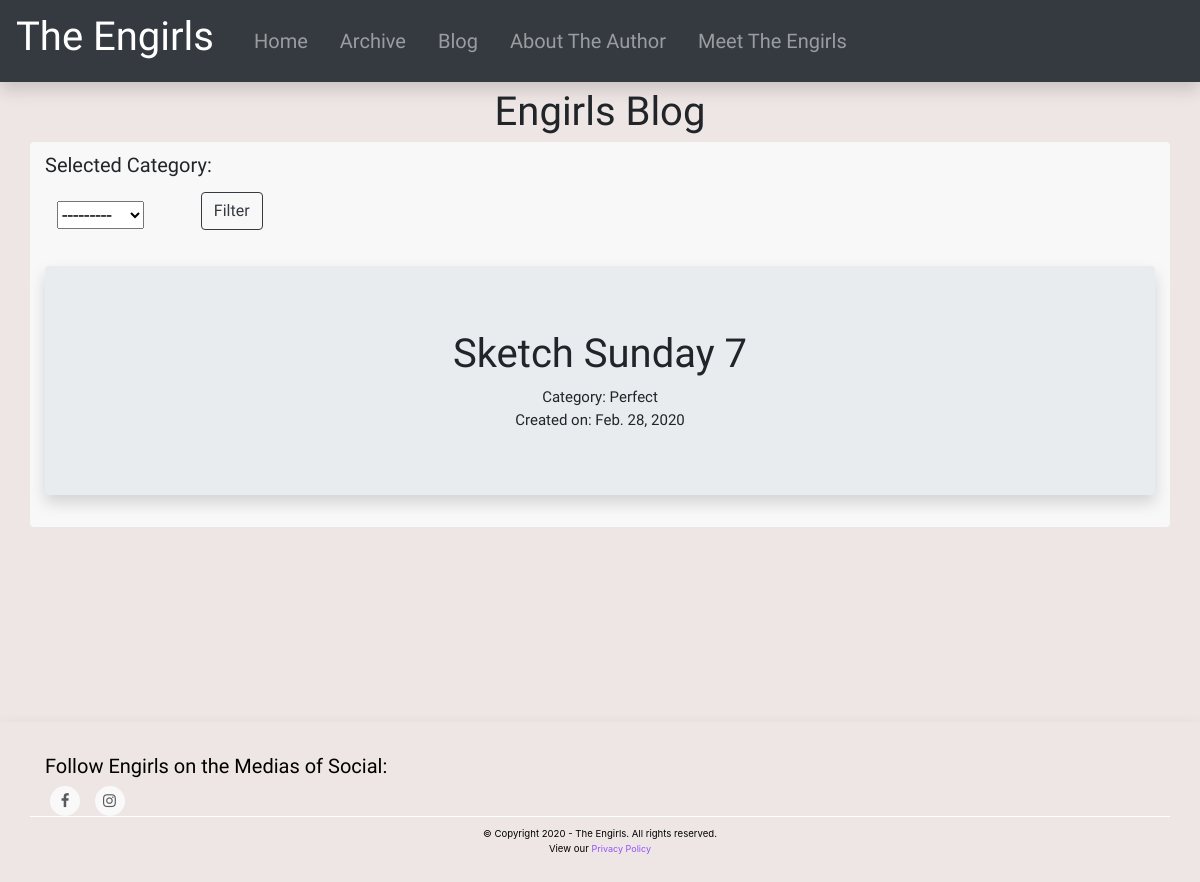
Screenshot of /blog/ with the database file from the repository.
### blog/models.py (models this page shows, shortened)
class Post(models.Model):
	title = models.CharField(max_length=144, blank=False, null=False)
	body = RichTextUploadingField()
	created_on = models.DateField(default=timezone.now)
	category = models.CharField(max_length=144, blank=True, null=True)

### blog/views.py (the view)
# urls.py: path('', views.view_posts, name = 'view_posts')
def view_posts(request):
	post_list = Post.objects.all().order_by("created_on")
	post_filter = PostFilter(request.GET, queryset=post_list)
	paginator = Paginator(post_filter.qs, 5)
	page = request.GET.get('page', 1)
	try:
		posts = paginator.page(page)
	except (PageNotAnInteger, TypeError):
		posts = paginator.page(1)
	except EmptyPage:
		posts = paginator.page(paginator.num_pages)
	return render(request, 'blog/view_posts.html', context = {'filter': post_filter, 'posts': posts, 'counter': Counter()})

### blog/filters.py (called while the page is built)
def getUniqueCategory():
	category_dicts = Post.objects.all().values_list('category').distinct()
	category_list = []
	i = 0
	for item in category_dicts:
		category_list.append((item[0],item[0]))
		i = i+1
	return category_list

### blog/templates/blog/view_posts.html (shortened to what this page needs)
{% extends "base.html" %}
{% block main_content %}
{% load static %}
<link href="{% static 'vendor/bootstrap/css/bootstrap.min.css' %}" rel="stylesheet">
{% if posts %}
<div class = "page-header text-center engirls_font_large"> Engirls Blog</div>
<div class = "container">
  <div class = "row rounded" style = "background-color:#f9f8f8;">
    <div class = "col-sm-3 py-2 engirls_font_norm">
        Selected Category:
        <form class="form" method="GET">
            <table class="table table-striped table-borderless">
              <thead>
                <tr>
                  {% for field in filter.form %}
                    <th scope="col">{{ field }}</th>
                    <th scope="col"> <button type="submit" class="btn btn-outline-dark">Filter</button>  </th>
                  {% endfor %}
                </tr>
              </thead>
            </table>
        </form>
    </div>
      {% for post in posts %}
        <div class = "col-sm-12">
             <a href = "{% url 'blog:view_post' post_pk=post.pk %}" style = "color:inherit;">
              <div class="jumbotron jumbotron-fluid rounded shadow" >
                <div class = "mx-sm-3 text-center">
                    <h1 class = "engirls_font_large">{{ post.title }}</h1>
                    <div class = "engirls_font_small"> Category: {{ post.category }} <br>
                      <span class="label label-success">Created on: {{ post.created_on }}</span>
                    </div>
                </div>
              </div>
            </a>
        </div>
      {% endfor %}
  </div>
  <div class = "row py-3 ml-2">
  </div>
</div>
{% endif %}
{% endblock %}
{% block footer %}
    {% include "footer.html" %}
{% endblock %}

### theengirls/static/css/style.css (style rules this page uses)
.theengirls_background { background-color: #EEE6E4; }
.engirls_font_small { font-family: 'Neucha', cursive; font-size: 15px; }
.engirls_font_norm { font-family: 'Neucha', cursive; font-size: 20px; }
.engirls_font_large { font-family: 'Neucha', cursive; font-size: 40px; }

### rows the page displays
Post: title "Sketch Sunday 7", category "Perfect", created_on "Feb. 28, 2020"
